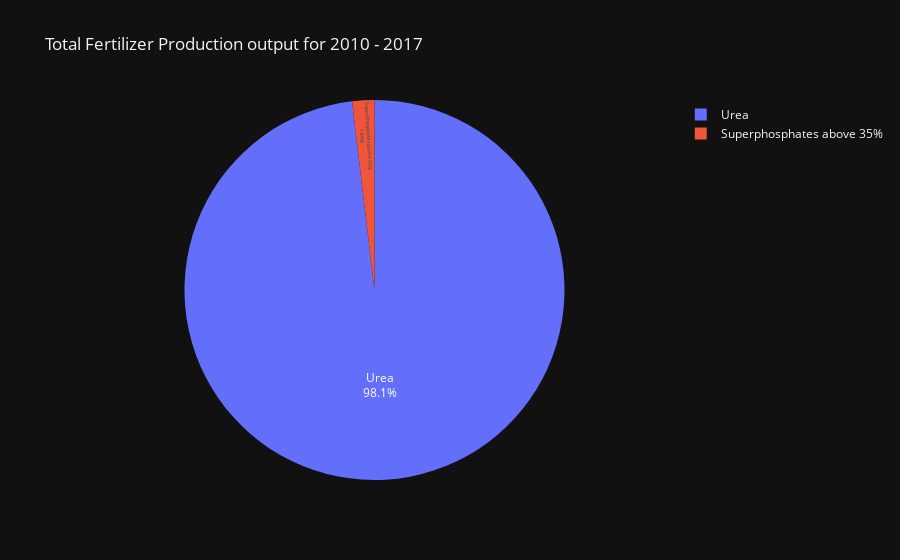

Here is the notebook cell this chart was saved with:
### Markdown cell above
## 1. The Most Produced Fertilizer in Nigeria
Fertilizer **Domestic Production**  in tonnes

### Code cell
fertilizer_by_production = fertilizer_by_element("Production")

fig = px.pie(fertilizer_by_production, values=fertilizer_by_production["value"], 
             names=fertilizer_by_production["item"], 
             title='Total Fertilizer Production output for 2010 - 2017')
fig.update_traces(textposition='inside', textinfo='percent+label')
fig.update_layout(
        template='plotly_dark')
fig.show()

### Figure 1 — Plotly figure (JSON) as saved in the notebook; plotly's stock layout.template omitted (floating-point values rounded to 4 significant figures)
{"data": [{"domain": {"x": [0, 1], "y": [0, 1]}, "hovertemplate": "item=%{label}<br>value=%{value}<extra></extra>", "labels": ["Urea", "Superphosphates above 35%"], "legendgroup": "", "name": "", "showlegend": true, "textinfo": "percent+label", "textposition": "inside", "type": "pie", "values": [3399894, 65422]}], "layout": {"legend": {"tracegroupgap": 0}, "title": {"text": "Total Fertilizer Production output for 2010 - 2017"}}}
